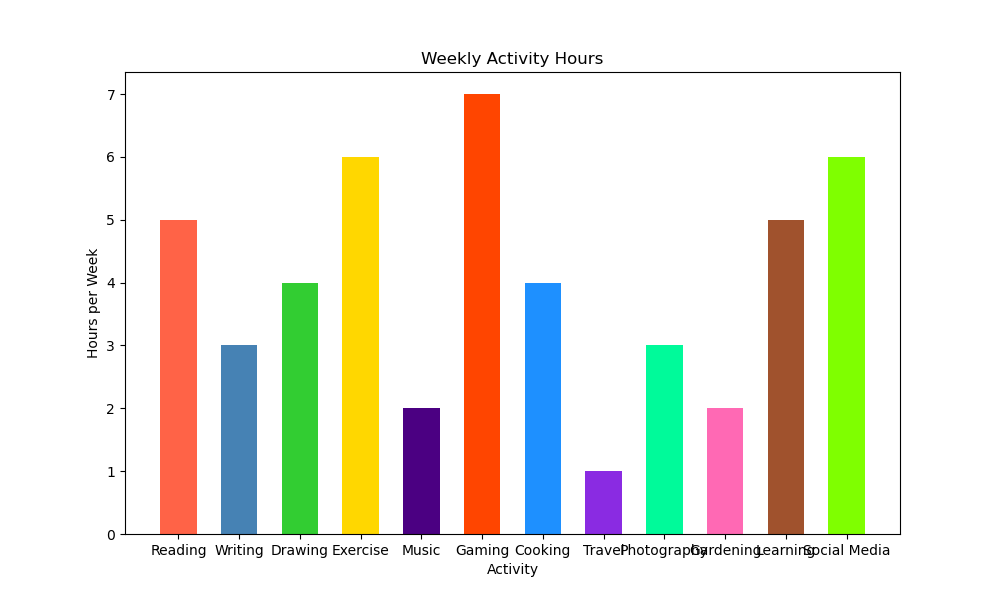

The Python source for this figure:

import matplotlib.pyplot as plt

# Data
activities = ['Reading', 'Writing', 'Drawing', 'Exercise', 'Music', 'Gaming', 
              'Cooking', 'Travel', 'Photography', 'Gardening', 'Learning', 'Social Media']
hours = [5, 3, 4, 6, 2, 7, 4, 1, 3, 2, 5, 6]

# Create vertical bar chart
plt.figure(figsize=(10, 6))  # Width, Height of the chart
plt.bar(activities, hours, color=['#FF6347', '#4682B4', '#32CD32', '#FFD700', '#4B0082', '#FF4500', 
                                  '#1E90FF', '#8A2BE2', '#00FA9A', '#FF69B4', '#A0522D', '#7FFF00'], 
        width=0.6)  # Width of the bars

# Set the title and labels
plt.title('Weekly Activity Hours')
plt.xlabel('Activity')
plt.ylabel('Hours per Week')

# Show the plot
plt.show()
